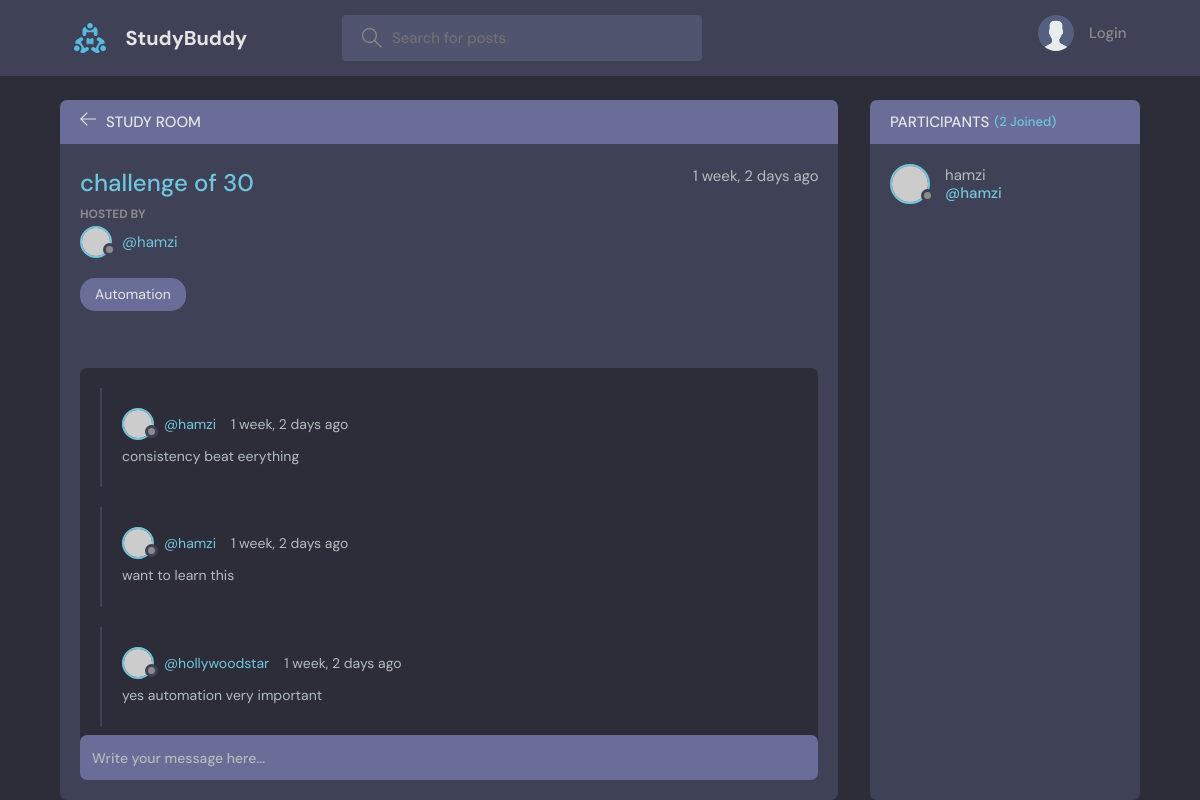
Screenshot of /room/7/ with the database file from the repository.
### main/models.py (models this page shows, shortened)
class Room(models.Model):
    host=models.ForeignKey(User,on_delete=models.SET_NULL,null=True)
    topic=models.ForeignKey(Topic,on_delete=models.SET_NULL,null=True)
    name=models.CharField(max_length=200)
    participants=models.ManyToManyField(User,related_name='participants')
    description=models. TextField(null=True,blank=True)
    updated=models.DateTimeField(auto_now=True)
    created=models.DateTimeField(auto_now_add=True)
    class Meta:
        ordering=['-updated','-created']

class Topic(models.Model):
    name=models.CharField(max_length=200)
    def __str__(self):
        return self.name

class Message(models.Model):
    user=models.ForeignKey(User,on_delete=models.CASCADE)
    room=models.ForeignKey(Room,on_delete=models.CASCADE)
    body=models.TextField()
    updated=models.DateTimeField(auto_now=True)
    created=models.DateTimeField(auto_now_add=True)
    class Meta:
        ordering=['-updated','-created']

### main/views.py (the view, shortened to what this page needs)
# urls.py: path('room/<str:pk>/',views.room,name="room"),
def room(request,pk):
    rooms=Room.objects.get(id=pk)
    room_message=rooms.message_set.all().order_by('-created') #for many to one releationship
    participants=rooms.participants.all()#for many to many relationship
    context={"rooms":rooms,"participants":participants,"room_message":room_message}
    return render(request,'room.html',context)

### main/templates/room.html (shortened to what this page needs)
{% extends 'master.html' %}
{% block content %}
    <main class="profile-page layout layout--2">
      <div class="container">
        <div class="room">
          <div class="room__top">
            <div class="room__topLeft">
              <a href="{%url 'home' %}">
                <svg version="1.1" xmlns="http://www.w3.org/2000/svg" width="32" height="32" viewBox="0 0 32 32">
                  <title>arrow-left</title>
                  <path
                    d="M13.723 2.286l-13.723 13.714 13.719 13.714 1.616-1.611-10.96-10.96h27.625v-2.286h-27.625l10.965-10.965-1.616-1.607z"
                  ></path>
                </svg>
              </a>
              <h3>Study Room</h3>
            </div>
          </div>
          <div class="room__box scroll">
            <div class="room__header scroll">
              <div class="room__info">
                <h3>{{rooms.name}}</h3>
                <span>{{rooms.created|timesince}} ago</span>
              </div>
              <div class="room__hosted">
                <p>Hosted By</p>
                <a href="{%url 'user_profile' rooms.host.id %}" class="room__author">
                  <div class="avatar avatar--small">
                    <img src="https://randomuser.me/api/portraits/men/37.jpg" />
                  </div>
                  <span>@{{rooms.host.username}} </span>
                </a>
              </div>
              <span class="room__topics">{{rooms.topic}}</span>
            </div>
            <div class="room__conversation">
              <div class="threads scroll">
                 {% for message in room_message %}
                <div class="thread">
                  <div class="thread__top">
                    <div class="thread__author">
                      <a href="{%url 'user_profile' message.user.id%}" class="thread__authorInfo">
                        <div class="avatar avatar--small">
                          <img src="https://randomuser.me/api/portraits/men/37.jpg" />
                        </div>
                        <span>@{{message.user.username}}</span>
                      </a>
                      <span class="thread__date">{{message.created|timesince}} ago</span>
                    </div>
                  </div>
                  <div class="thread__details">
                    {{message.body}}
                  </div>
                </div>
                {% endfor %}
              </div>
            </div>
          </div>
          <div class="room__message">
            <form action="" method="POST">
              <input name="body" placeholder="Write your message here..." /></form>
          </div>
        </div>
        <div class="participants">
          <h3 class="participants__top">Participants <span>({{participants.count}} Joined)</span></h3>
          <div class="participants__list scroll">
            {%for user in participants %}
            <a href="{% url 'user_profile' user.id %}" class="participant">
              <div class="avatar avatar--medium">
                <img src="https://randomuser.me/api/portraits/men/37.jpg" />
              </div>
              <p>
                {{user.username}}
                <span>@{{user.username}}</span>
              </p>
            </a>
          </div>
          {% endfor %}
        </div>
    </main>
{% endblock %}

### rows the page displays
Room: name "challenge of 30", created "1 week, 2 days", host.username "hamzi", topic "Automation"
Message: user.username "hamzi", created "1 week, 2 days", body "consistency beat eerything"
Message: user.username "hamzi", created "1 week, 2 days", body "want to learn this"
Message: user.username "hollywoodstar", created "1 week, 2 days", body "yes automation very important"

### other values shown
{{ participants.count }} "2"
{{ user.username }} "hamzi"
